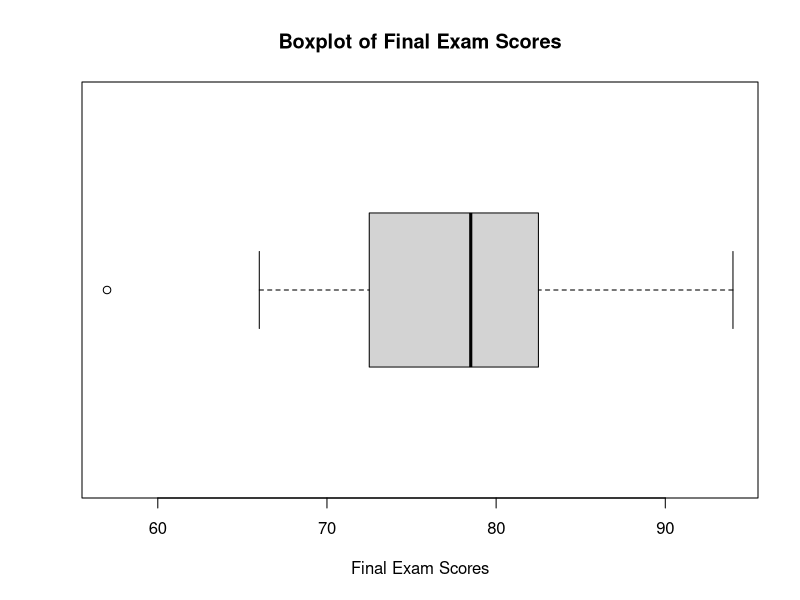

Source code (R):
## ---- chunk 1
scores = c(57, 66, 69, 71, 72, 73, 74, 77, 78, 78, 79, 79, 81, 81, 82, 83, 83, 88, 89, 94)

boxplot(scores, horizontal = TRUE, main = "Boxplot of Final Exam Scores", xlab = "Final Exam Scores")
